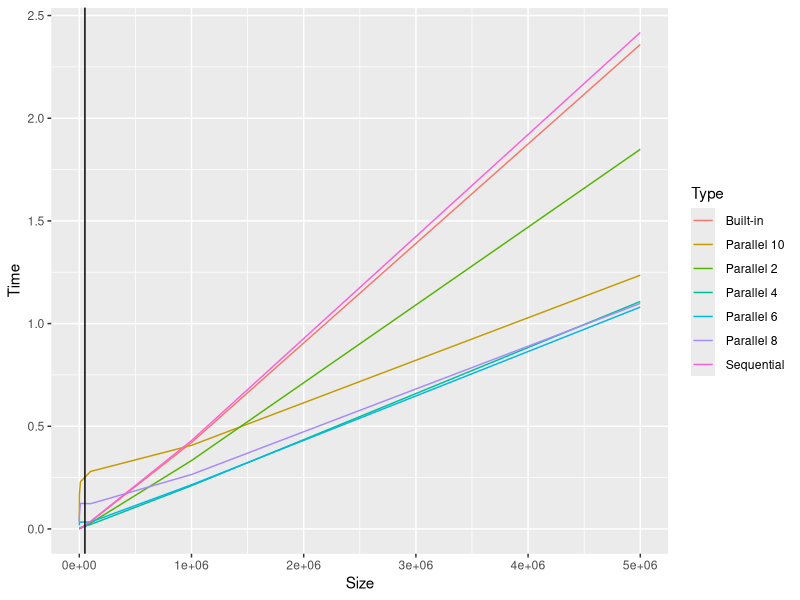
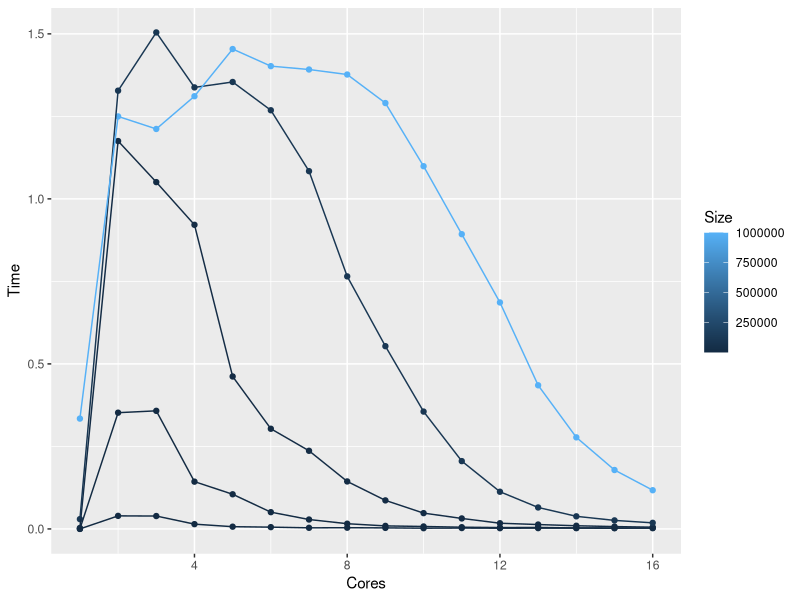
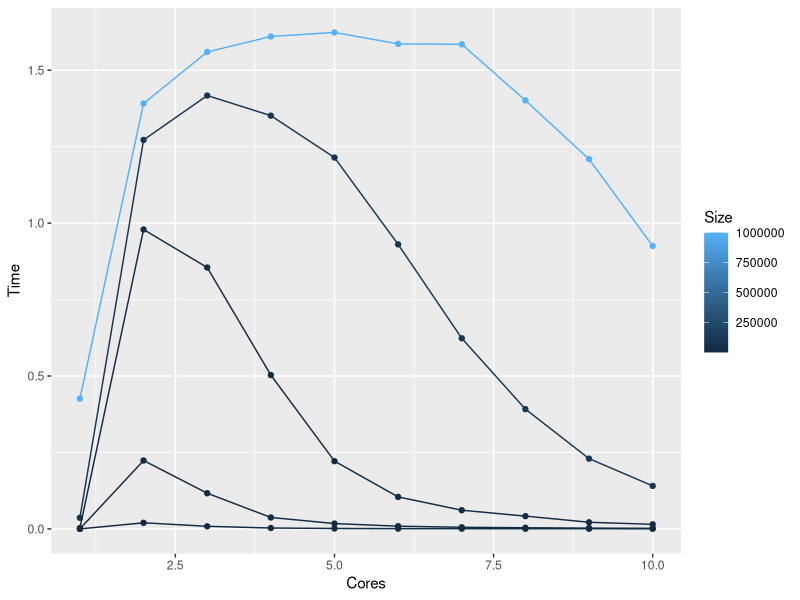
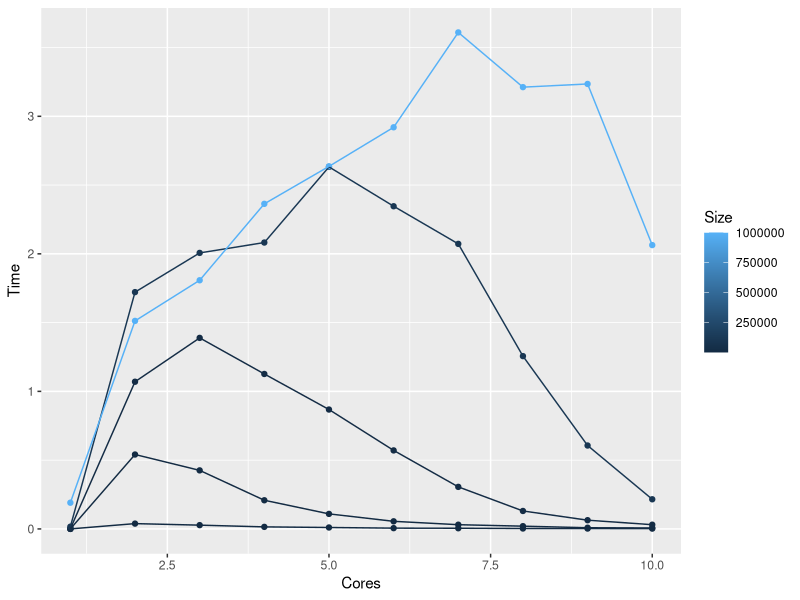
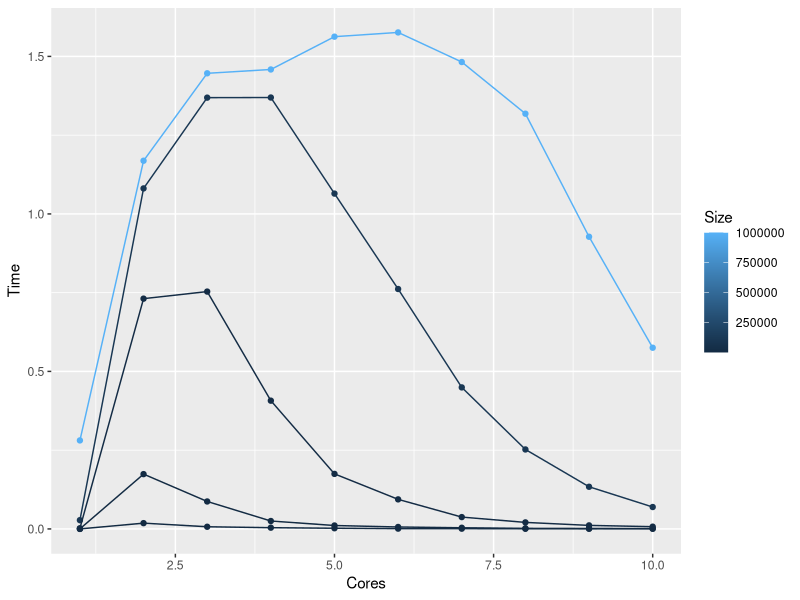
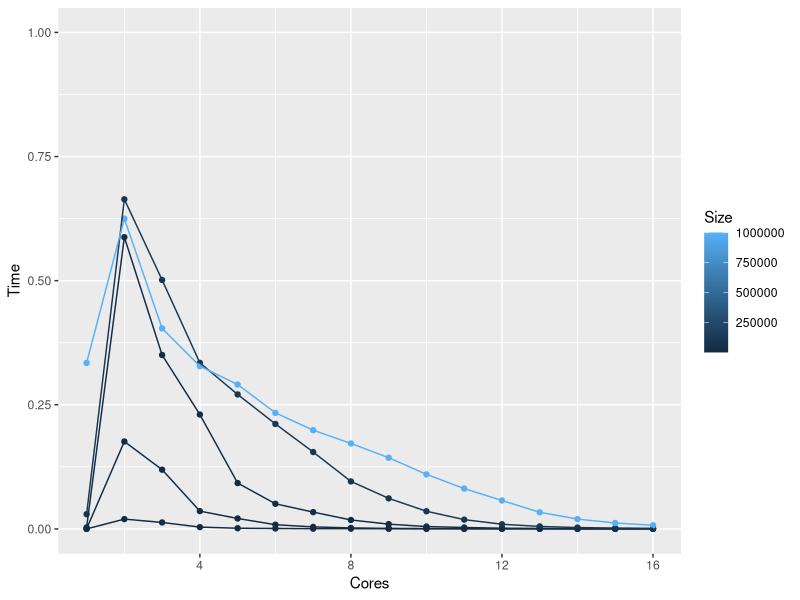
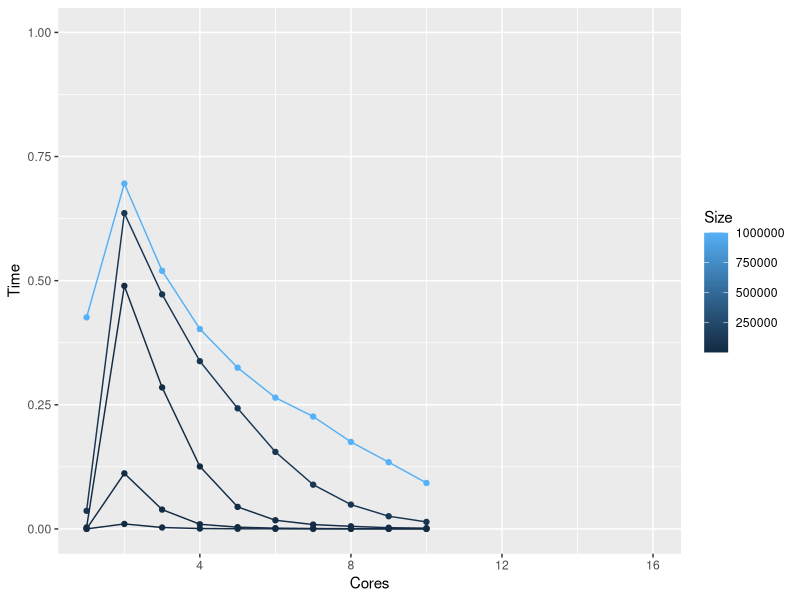
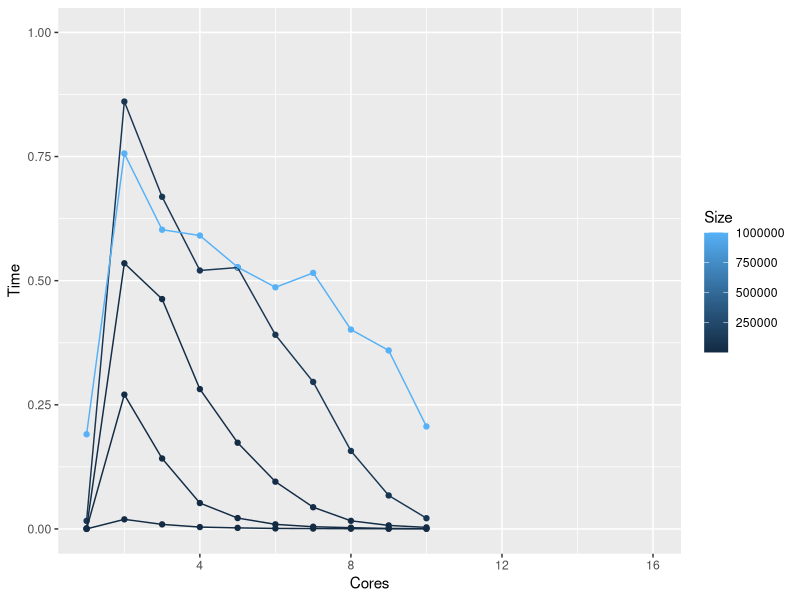

Write R code to recreate these figures, in order.
## ---- chunk 1
library(ggplot2)
df <- read.csv("./data/measurements_10_T.csv")
df2 <- read.csv("./data/measurements_2_4_6_8_T.csv")
df3 <- read.csv("./data/measurementsRANDOM_par.csv")
df4 <- read.csv("./data/measurements_2_to_16_T.csv")
df5 <- read.csv("./data/measurements_2_to_10_T_i3.csv")
df6 <- read.csv("./data/measurements_2_to_10_T_i7.csv")
df7 <- read.csv("./data/measurements_2_to_10_T_i5.csv")
## ---- chunk 2
library(plyr)
df_avg <- ddply(df,c("Size","Type"), summarise, Time = mean(Time))
df2_avg <- ddply(df2,c("Size","Type","Cores"), summarise, Time = mean(Time))
df3_avg <- ddply(df3,c("Size","Type"), summarise, Time = mean(Time))
df4_avg <- ddply(df4,c("Size","Type","Cores"), summarise, Time = mean(Time))
df5_avg <- ddply(df5,c("Size","Type","Cores"), summarise, Time = mean(Time))
df6_avg <- ddply(df6,c("Size","Type","Cores"), summarise, Time = mean(Time))
df7_avg <- ddply(df7,c("Size","Type","Cores"), summarise, Time = mean(Time))
## ---- chunk 3
par(mfrow=c(2,2))
## ---- chunk 4
ggplot(data=df3_avg,aes(x=Size,y=Time,color=Type))+geom_line() + geom_vline(xintercept = 5E04)

## ---- chunk 5
NR_THREADS <- 16
seq <- df4_avg[df4_avg$Type == " Sequential",]
df2_speedup <- rbind(seq)

for (t in c(2:NR_THREADS)){
  part <- df4_avg[df4_avg$Cores == t,]
  part["Time"] <- seq["Time"] / part["Time"]
  df2_speedup <- rbind(df2_speedup, part)
}

ggplot(data=df2_speedup, aes(x=Cores,y=Time,color=Size, group = Size))+ geom_point() + geom_line()
## ---- chunk 6
NR_THREADS <- 10
seq <- df5_avg[df5_avg$Type == " Sequential",]
df5_speedup <- rbind(seq)

for (t in c(2:NR_THREADS)){
  part <- df5_avg[df5_avg$Cores == t,]
  part["Time"] <- seq["Time"] / part["Time"]
  df5_speedup <- rbind(df5_speedup, part)
}

ggplot(data=df5_speedup, aes(x=Cores,y=Time,color=Size, group = Size))+ geom_point() + geom_line()
## ---- chunk 7
NR_THREADS <- 10
seq <- df6_avg[df6_avg$Type == " Sequential",]
df6_speedup <- rbind(seq)

for (t in c(2:NR_THREADS)){
  part <- df6_avg[df6_avg$Cores == t,]
  part["Time"] <- seq["Time"] / part["Time"]
  df6_speedup <- rbind(df6_speedup, part)
}

ggplot(data=df6_speedup, aes(x=Cores,y=Time,color=Size, group = Size))+ geom_point() + geom_line()
## ---- chunk 8
NR_THREADS <- 10
seq <- df7_avg[df7_avg$Type == " Sequential",]
df7_speedup <- rbind(seq)

for (t in c(2:NR_THREADS)){
  part <- df7_avg[df7_avg$Cores == t,]
  part["Time"] <- seq["Time"] / part["Time"]
  df7_speedup <- rbind(df7_speedup, part)
}

ggplot(data=df7_speedup, aes(x=Cores,y=Time,color=Size, group = Size))+ geom_point() + geom_line()
## ---- chunk 9
NR_THREADS <- 16
seq <- df4_avg[df4_avg$Type == " Sequential",]
df4_efficiency <- rbind(seq)

for (t in c(2:NR_THREADS)){
  part <- df4_avg[df4_avg$Cores == t,]
  part["Time"] <- seq["Time"] / part["Time"]
  part["Time"] <- part["Time"] / t
  df4_efficiency <- rbind(df4_efficiency, part)
}

ggplot(data=df4_efficiency, aes(x=Cores,y=Time,color=Size, group = Size))+ geom_point() + geom_line() + scale_y_continuous(limits=c(0,1))
## ---- chunk 10
NR_THREADS <- 10
seq <- df5_avg[df5_avg$Type == " Sequential",]
df5_efficiency <- rbind(seq)

for (t in c(2:NR_THREADS)){
  part <- df5_avg[df5_avg$Cores == t,]
  part["Time"] <- seq["Time"] / part["Time"]
  part["Time"] <- part["Time"] / t
  df5_efficiency <- rbind(df5_efficiency, part)
}

ggplot(data=df5_efficiency, aes(c(1:16), x=Cores,y=Time,color=Size, group = Size))+ geom_point() + geom_line() + scale_x_continuous(limits=c(1,16)) + 
  scale_y_continuous(limits=c(0,1))
## ---- chunk 11
NR_THREADS <- 10
seq <- df6_avg[df6_avg$Type == " Sequential",]
df6_efficiency <- rbind(seq)

for (t in c(2:NR_THREADS)){
  part <- df6_avg[df6_avg$Cores == t,]
  part["Time"] <- seq["Time"] / part["Time"]
  part["Time"] <- part["Time"] / t
  df6_efficiency <- rbind(df6_efficiency, part)
}

ggplot(data=df6_efficiency, aes(c(1:16), x=Cores,y=Time,color=Size, group = Size))+ geom_point() + geom_line() + scale_x_continuous(limits=c(1,16)) + 
  scale_y_continuous(limits=c(0,1))
## ---- chunk 12
NR_THREADS <- 10
seq <- df7_avg[df7_avg$Type == " Sequential",]
df7_efficiency <- rbind(seq)

for (t in c(2:NR_THREADS)){
  part <- df7_avg[df7_avg$Cores == t,]
  part["Time"] <- seq["Time"] / part["Time"]
  part["Time"] <- part["Time"] / t
  df7_efficiency <- rbind(df7_efficiency, part)
}

ggplot(data=df7_efficiency, aes(c(1:16), x=Cores,y=Time,color=Size, group = Size))+ geom_point() + geom_line() + scale_x_continuous(limits=c(1,16)) + 
  scale_y_continuous(limits=c(0,1))
